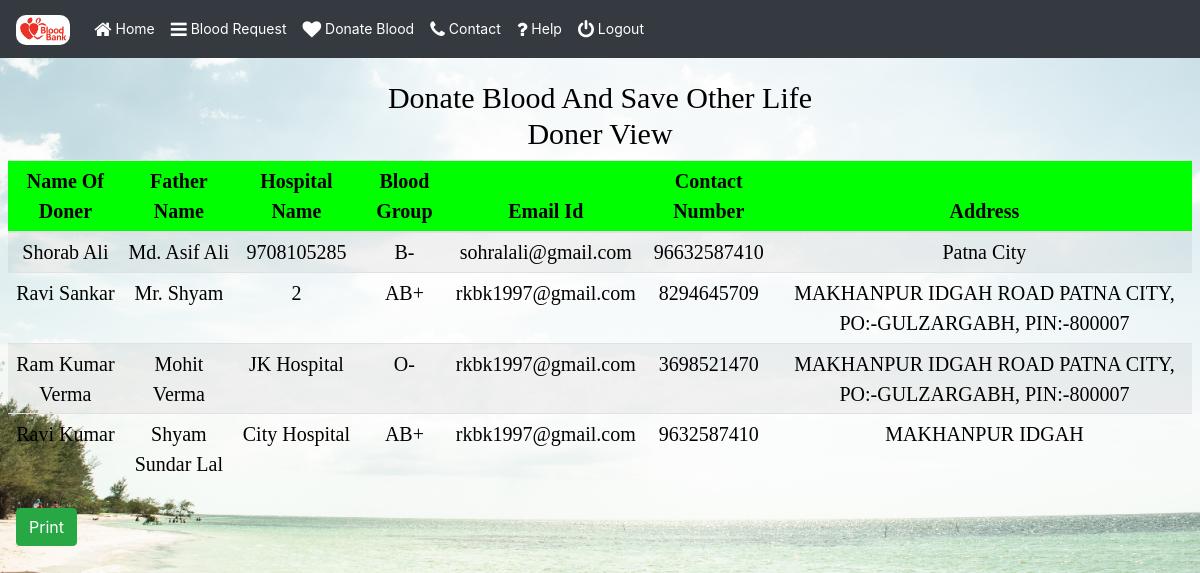
Screenshot of /search with the database file from the repository.
### bloodbankapp/models.py (models this page shows, shortened)
class donate(models.Model):
    name=models.CharField(max_length=300,null=True,blank=True)
    fathername=models.CharField(max_length=300,null=True,blank=True)
    hospital=models.CharField(max_length=300,null=True,blank=True)
    group=models.CharField(max_length=300,null=True,blank=True)
    email=models.CharField(max_length=300,null=True,blank=True)
    phone=models.CharField(max_length=300,null=True,blank=True)
    address=models.CharField(max_length=300,null=True,blank=True)

### bloodbankapp/views.py (the view)
# urls.py: path('search',search,name='search'),
def search(request):
    data=donate.objects.all()
    return render(request,'search.html',{'data':data})

### bloodbankapp/templates/search.html
{% extends 'base.html' %}
{% load static %}
{% block content %}
<div style="margin-top: 80px;">
  <h1 style="color: black; font-size:30px;">Donate Blood And Save Other Life<br>Doner View</h1>
</div>
<div class="col-md-12 pr-2 pl-2">
    <div id="divPrint">
  <table class="table table-sm  table-striped" id="" style="text-align: center;" >
    <thead>
      <tr>
        <th scope="col">Name Of Doner</th>
        <th scope="col">Father Name</th>
        <th scope="col">Hospital Name</th>
        <th scope="col">Blood Group</th>
        <th scope="col">Email Id</th>
        <th scope="col">Contact Number</th>
        <th scope="col">Address</th>
      </tr>
    </thead>
    <tbody>
    {% for i in data %}
    <tr>
      <td>{{i.name}}</td>
      <td>{{i.fathername}}</td>
      <td>{{i.hospital}}</td>
      <td>{{i.group}}</td>
      <td>{{i.email}}</td>
      <td>{{i.phone}}</td>
      <td>{{i.address}}</td>
    </tr>
    {% endfor %}
    </tbody>
  </table>
</div>
<button class="btn btn-success w-30 mt-2 ml-2" onclick="CallPrint('divPrint');"> Print</button>
</div>
{% endblock %}

### bloodbankapp/templates/base.html (shortened to what this page needs)
<!DOCTYPE html>
<html lang="en">
<head>
{% load static %}
    <link rel="stylesheet" href="https://stackpath.bootstrapcdn.com/bootstrap/4.3.1/css/bootstrap.min.css">
    <link rel="stylesheet" href="https://stackpath.bootstrapcdn.com/font-awesome/4.7.0/css/font-awesome.min.css">
    <link rel="stylesheet" href="https://cdnjs.cloudflare.com/ajax/libs/animate.css/3.7.2/animate.min.css">
    <link rel="stylesheet" href="{% static 'style.css' %}">
</head>
<body>
    <header>
        <nav class="navbar navbar-expand-lg navbar-light bg-dark">
            <a class="navbar-brand" href=""><img src="{% static 'logo.png' %}" alt="" style="height: 30px; border-radius: 10px;"></a>
            <div class="collapse navbar-collapse" id="navbarTogglerDemo02">
              <ul class="navbar-nav mr-auto mt-2 mt-lg-0">
                <li class="nav-item active">
                  <a class="nav-link" href="home"  ><i class="fa fa-home fa-lg" ></i>&nbsp;Home <span class="sr-only">(current)</span></a>
                </li>
                <li class="nav-item">
                  <a class="nav-link" href="bloodreq" data-target="" data-toggle=""><i class="fa fa-bars fa-lg" ></i>&nbsp;Blood Request</a>
                </li>
                <li class="nav-item">
                  <a class="nav-link" href="donateblood" data-target="" data-toggle=""><i class="fa fa-heart fa-lg" ></i>&nbsp;Donate Blood</a>
                </li>
                <li class="nav-item">
                  <a class="nav-link" href="" data-target="#contactmodel" data-toggle="modal"><i class="fa fa-phone fa-lg" ></i>&nbsp;Contact</a>
                </li>
                <li class="nav-item">
                  <a class="nav-link" href="" data-target="#helpmodel" data-toggle="modal"><i class="fa fa-question fa-lg" ></i>&nbsp;Help</a>
                </li>
                <li class="nav-item">
                  <a class="nav-link" href="logout" data-target="" data-toggle=""><i class="fa fa-power-off fa-lg" ></i>&nbsp;Logout</a>
                </li>
              </ul>
            </div>
          </nav>
    </header>
    {% block content %}
    {% endblock %}
   </body>
  </html>

### bloodbankapp/static/style.css (style rules this page uses)
* { padding: 0; margin: 0; }
body { width: 100%; height: 100%; background: url("bg.jpg") no-repeat; background-position: center; background-size: cover; }
header { position: fixed; top: 0; z-index: 999; width: 100%; }
li a { color: #fff !important; }
table { font-size: 20px; }
th { font-family: 'Times New Roman', Times, serif; background: lime; }
tr { color: black; }
td { font-family: 'Times New Roman', Times, serif; }
h1 { font-size: 20px; text-align: center; font-family: 'Times New Roman', Times, serif; }
.nav-item { font-size: 14px; }

### rows the page displays
donate: name "Shorab Ali", fathername "Md. Asif Ali", hospital "9708105285", group "B-", email "sohralali@gmail.com", phone "96632587410", address "Patna City"
donate: name "Ravi Sankar", fathername "Mr. Shyam", hospital "2", group "AB+", email "rkbk1997@gmail.com", phone "8294645709", address "MAKHANPUR IDGAH ROAD PATNA CITY, PO:-GULZARGABH, PIN:-800007"
donate: name "Ram Kumar Verma", fathername "Mohit Verma", hospital "JK Hospital", group "O-", email "rkbk1997@gmail.com", phone "3698521470", address "MAKHANPUR IDGAH ROAD PATNA CITY, PO:-GULZARGABH, PIN:-800007"
donate: name "Ravi Kumar", fathername "Shyam Sundar Lal", hospital "City Hospital", group "AB+", email "rkbk1997@gmail.com", phone "9632587410", address "MAKHANPUR IDGAH"
